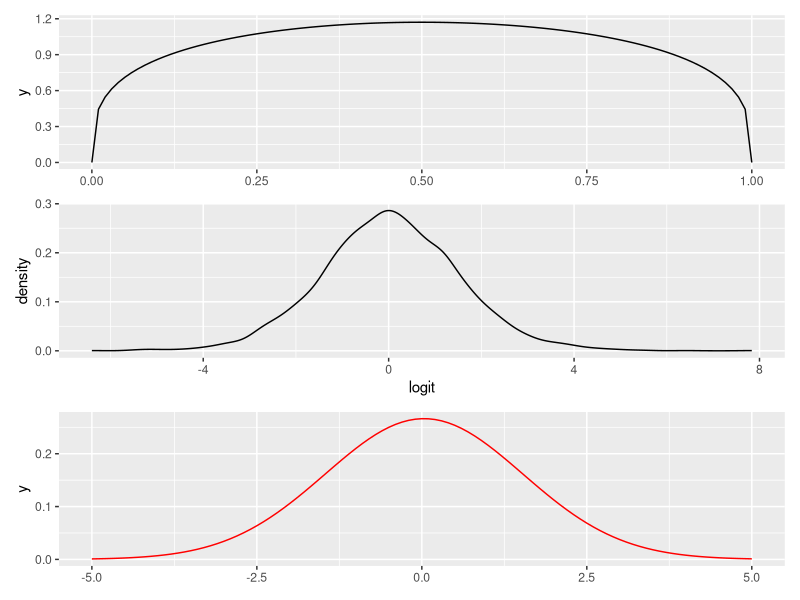

The R source for this figure:
library(tidyverse)
library(patchwork)

shape1 <- 1.3
shape2 <- 1.3

logit <- function(x){
  log(x/(1-x))
}

beta_dat <- 
  tibble(x = seq(0.01,0.99, 0.01),
         p = dbeta(seq(0.01,0.99, 0.01), shape1, shape2)
         )
   
logit_dat <-
  tibble(
    logit = logit(rbeta(n = 4000, shape1 = shape1, shape2 = shape2)),
  )

beta <- 
  ggplot()+
  stat_function(fun = dbeta, n=101, args = list(shape1 = shape1, shape2 = shape2))

log <- 
  ggplot(logit_dat, aes(x = logit))+
  geom_density()

log_prior <- MASS::fitdistr(logit_dat$logit, dnorm, start = list(mean = 0, sd = 1))

prior_dist <- 
  ggplot()+
  stat_function(fun = dnorm,
                n = 101, 
                args = list(mean = log_prior$estimate[[1]], sd = log_prior$estimate[[2]]),
                xlim = c(-5, 5),
                color = 'red'
                )

cat(paste0("mean = ", log_prior$estimate[[1]], '\n',
           "sd = ", log_prior$estimate[[2]]))


beta / log / prior_dist









